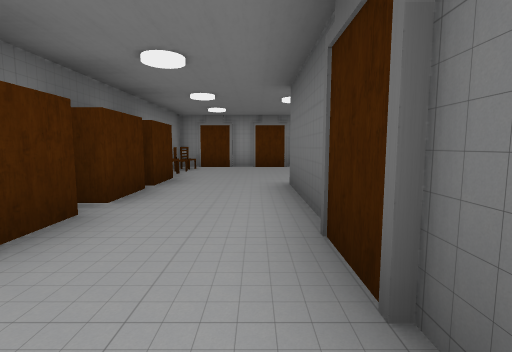
View 1 (above)

20 first-person views from a walk through a 3-D level made in the Unity game engine. The camera is 1.2 m above the floor, tilts 6° down and sees 85° across. Doors are open. The floor is counted in squares, 1.8 m on a side. Each view is taken from the middle of a square. On the plan, view 1 faces up. The plan holds only what a view shows up to about 9 squares ahead; the rest is blank. The place goes on beyond the plan. The player character is not drawn.

View 2
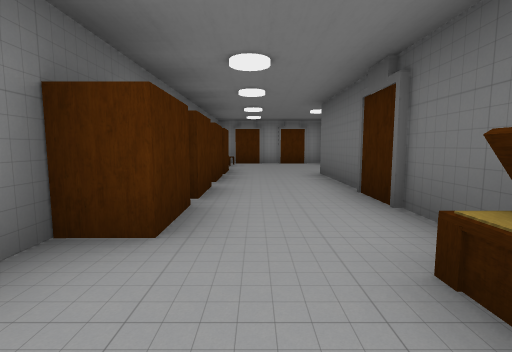

View 3
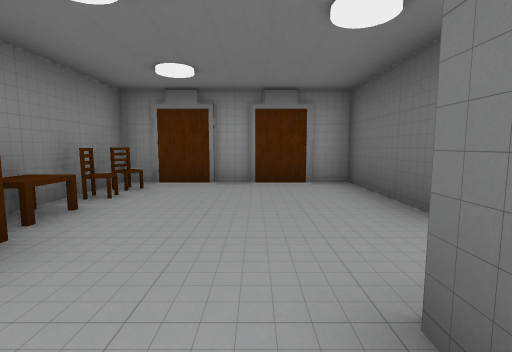

View 4
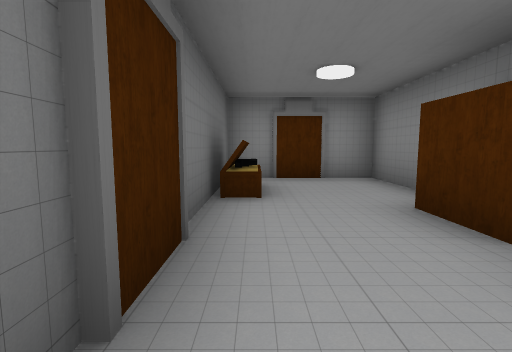

View 5
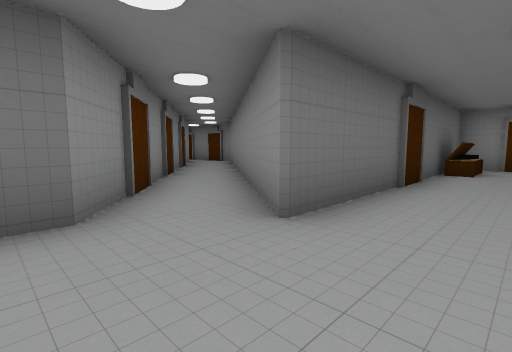

View 6
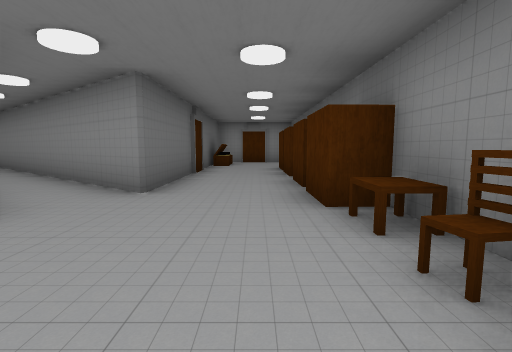

View 7
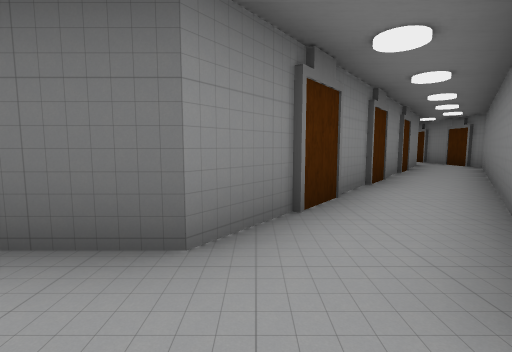

View 8
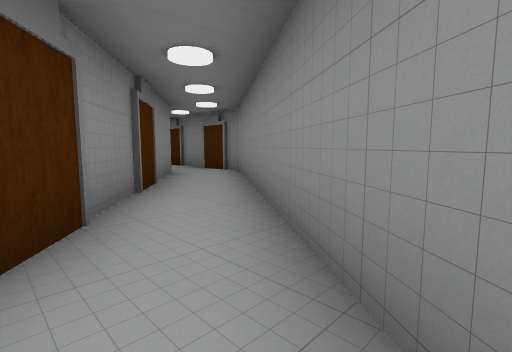

View 9
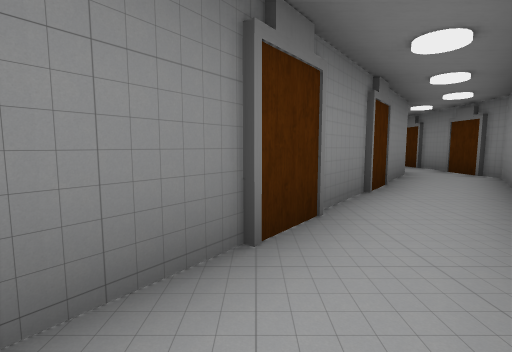

View 10
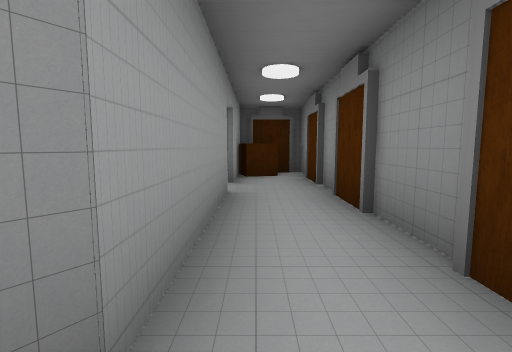

View 11
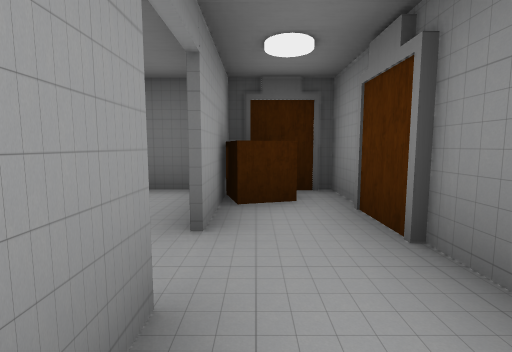

View 12
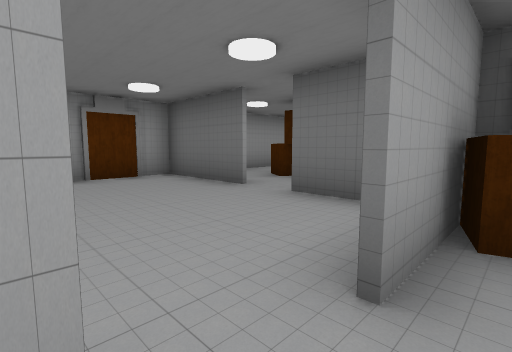

View 13
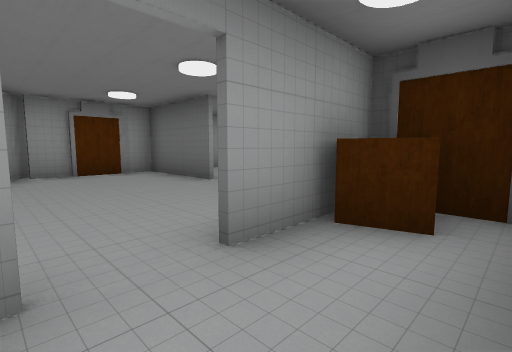

View 14
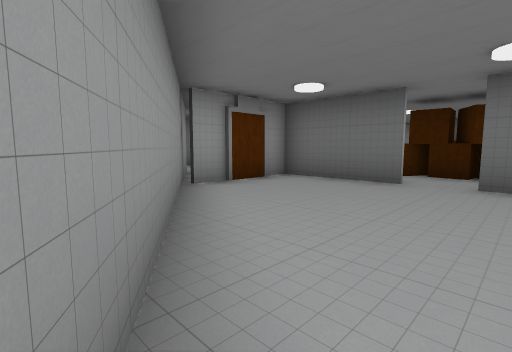

View 15
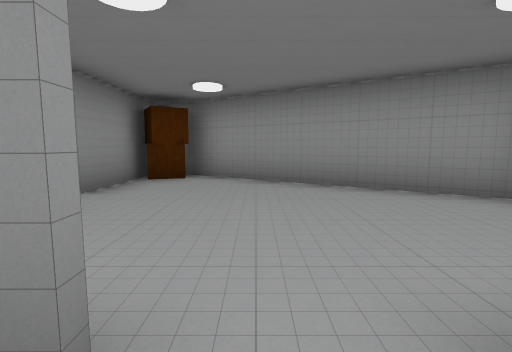

View 16
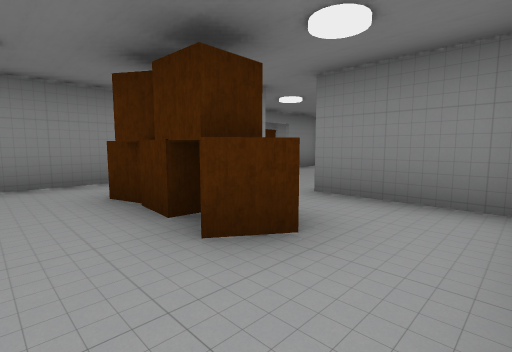

View 17
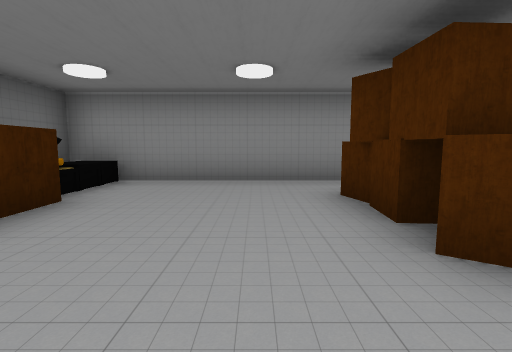

View 18
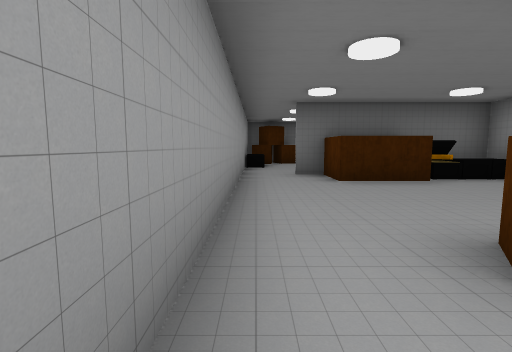

View 19
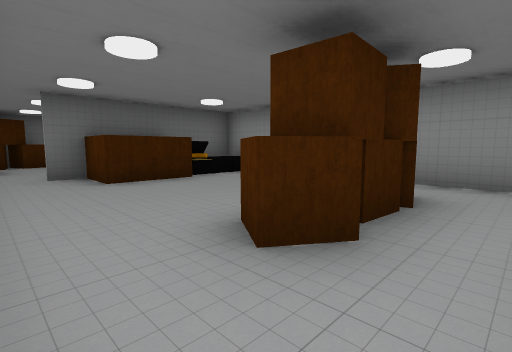

View 20
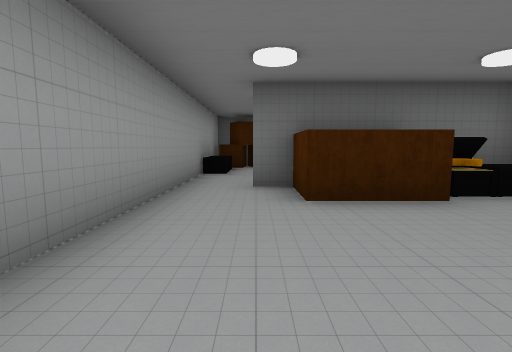

### Floor plan
Key: @ floor where view 1 was taken; # wall or solid block; . floor; D open door; C chair; B box; O other object.
Columns run from 3 left of view 1 to 29 right of it. Each row starts with its distance up from view 1.
 10  #####
  9 ##...#
  8 #C...#            #
  7 #O...##         #############
  6 #B....##       ##..#.........O B
  5  B..#..##      #...#.......#...B#
  4  B..##..###   ##...#.BB...B#
  3  ...###...## ##......BB...B
  2  B..# ##...###.....#.B...OO
  1  B..#  ###..##B#DD##......O#
  0 #B.@#    ##.......BB########
 -1 #..O#     ##.....####
 -2 #..O#      #######
 -3 #####

Where each view was taken, in squares from view 1:
view 1: 0 up, 0 right, facing up
view 2: 2 down, 1 left, facing up
view 3: 4 up, 0 right, facing up
view 4: 3 up, 0 right, facing down
view 5: 7 up, 1 left, facing down-right
view 6: 9 up, 1 left, facing down
view 7: 6 up, 0 right, facing right
view 8: 4 up, 3 right, facing down-right
view 9: 4 up, 3 right, facing right
view 10: 0 up, 9 right, facing right
view 11: 0 up, 12 right, facing right
view 12: 0 up, 13 right, facing up-right
view 13: 1 down, 13 right, facing up-right
view 14: 2 up, 11 right, facing up-right
view 15: 3 up, 17 right, facing left
view 16: 6 up, 20 right, facing down-left
view 17: 6 up, 20 right, facing down
view 18: 6 up, 17 right, facing right
view 19: 6 up, 17 right, facing down-right
view 20: 5 up, 19 right, facing right
